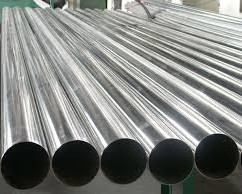
#> input picture media/images (1).jpeg, 242 x 194 px
$ python -i views.py   (imports and definitions only)
#> lines starting #> are read from the running program, lines starting #| are printed output that depends on the picture
from django.shortcuts import render
from .forms import ImageUploadForm
import cv2
import numpy as np
from django.core.files.storage import FileSystemStorage
import os

# Initialize the FileSystemStorage
# [1 line that did not run here, left out]

def adaptive_preprocessing(image):
    """
    Advanced preprocessing to enhance circle detection accuracy.
    Applies multiple techniques based on image characteristics.
    """
    # Convert to grayscale if needed
    if len(image.shape) == 3:
        gray = cv2.cvtColor(image, cv2.COLOR_BGR2GRAY)
    else:
        gray = image.copy()

    # Calculate image statistics
    mean_intensity = np.mean(gray)
    std_intensity = np.std(gray)

    # Apply CLAHE (Contrast Limited Adaptive Histogram Equalization) for better contrast
    clahe = cv2.createCLAHE(clipLimit=2.0, tileGridSize=(8, 8))
    enhanced = clahe.apply(gray)

    # Adaptive denoising based on image characteristics
    if std_intensity < 30:  # Low contrast image
        # Apply stronger denoising
        denoised = cv2.bilateralFilter(enhanced, 9, 80, 80)
    else:
        # Apply moderate denoising
        denoised = cv2.bilateralFilter(enhanced, 5, 50, 50)

    # Edge-preserving smoothing
    blurred = cv2.GaussianBlur(denoised, (5, 5), 1.5)

    # Morphological operations to clean up the image
    kernel = cv2.getStructuringElement(cv2.MORPH_ELLIPSE, (3, 3))
    cleaned = cv2.morphologyEx(blurred, cv2.MORPH_CLOSE, kernel)

    return cleaned, mean_intensity, std_intensity

def multi_scale_circle_detection(image, min_radius=10, max_radius=60):
    """
    Multi-scale circle detection with parameter optimization and filtering.
    Uses multiple detection passes and validation to improve accuracy.
    """
    height, width = image.shape
    all_circles = []

    # Preprocess the image
    processed_img, mean_intensity, std_intensity = adaptive_preprocessing(image)

    # Define multiple parameter sets for different scenarios
    param_sets = [
        # Standard parameters
        {
            'dp': 1.2,
            'param1': max(50, int(mean_intensity * 0.4)),
            'param2': max(25, int(mean_intensity * 0.2)),
            'minRadius': min_radius,
            'maxRadius': max_radius
        },
        # Sensitive parameters (more circles)
        {
            'dp': 1.5,
            'param1': max(30, int(mean_intensity * 0.3)),
            'param2': max(20, int(mean_intensity * 0.15)),
            'minRadius': min_radius,
            'maxRadius': max_radius
        },
        # Conservative parameters (fewer false positives)
        {
            'dp': 1.0,
            'param1': max(60, int(mean_intensity * 0.5)),
            'param2': max(35, int(mean_intensity * 0.25)),
            'minRadius': min_radius,
            'maxRadius': max_radius
        }
    ]

    # Run detection with different parameter sets
    for params in param_sets:
        circles = cv2.HoughCircles(
            processed_img,
            cv2.HOUGH_GRADIENT,
            dp=params['dp'],
            minDist=max(20, min_radius),
            param1=params['param1'],
            param2=params['param2'],
            minRadius=params['minRadius'],
            maxRadius=params['maxRadius']
        )

        if circles is not None:
            circles = np.round(circles[0, :]).astype("int")
            all_circles.extend(circles)

    if not all_circles:
        return np.array([]), 0

    # Convert to numpy array for processing
    all_circles = np.array(all_circles)

    # Remove duplicate circles using non-maximum suppression
    filtered_circles = []
    overlap_threshold = 0.3

    # Sort circles by parameter strength (we'll use radius as a proxy)
    sorted_indices = np.argsort(all_circles[:, 2])[::-1]  # Sort by radius, largest first

    for i in sorted_indices:
        current_circle = all_circles[i]
        x1, y1, r1 = current_circle

        # Check if this circle overlaps significantly with any already accepted circle
        is_duplicate = False
        for accepted_circle in filtered_circles:
            x2, y2, r2 = accepted_circle

            # Calculate distance between centers
            distance = np.sqrt((x1 - x2)**2 + (y1 - y2)**2)

            # Calculate overlap ratio
            min_radius = min(r1, r2)
            if distance < min_radius * (1 + overlap_threshold):
                is_duplicate = True
                break

        if not is_duplicate:
            # Additional validation: check if circle is well-formed
            if is_valid_circle(processed_img, x1, y1, r1):
                filtered_circles.append(current_circle)

    return np.array(filtered_circles), len(filtered_circles)

def is_valid_circle(image, x, y, radius):
    """
    Validate if a detected circle is likely to be a real circle.
    Uses edge density and symmetry checks.
    """
    height, width = image.shape

    # Check if circle is within image bounds
    if (x - radius < 0 or x + radius >= width or
        y - radius < 0 or y + radius >= height):
        return False

    # Extract region of interest
    roi = image[max(0, y-radius):min(height, y+radius+1),
                max(0, x-radius):min(width, x+radius+1)]

    if roi.size == 0:
        return False

    # Apply edge detection to the ROI
    edges = cv2.Canny(roi, 50, 150)

    # Create a circular mask
    mask = np.zeros_like(edges)
    center_roi = (min(radius, roi.shape[1]//2), min(radius, roi.shape[0]//2))
    cv2.circle(mask, center_roi, radius-2, 255, 2)

    # Calculate edge density along the circular boundary
    masked_edges = cv2.bitwise_and(edges, mask)
    edge_pixels = np.sum(masked_edges > 0)
    boundary_pixels = np.sum(mask > 0)

    if boundary_pixels == 0:
        return False

    edge_density = edge_pixels / boundary_pixels

    # A good circle should have reasonable edge density
    return edge_density > 0.1

def process_image(image_path):
    """
    Enhanced image processing with improved circle detection.
    """
#> called with image_path = '../media/images (1).jpeg'
    # Load the image using OpenCV
    image = cv2.imread(image_path)
#> image is the input picture: shape (194, 242, 3); mean B, G, R 129.5, 132.8, 130.7
    if image is None:
        raise ValueError("Could not load image")

    # Convert to grayscale
    gray = cv2.cvtColor(image, cv2.COLOR_BGR2GRAY)

    # Use the enhanced multi-scale circle detection
    circles, circle_count = multi_scale_circle_detection(gray)
#> in adaptive_preprocessing, `mean_intensity = np.mean(gray)`: mean_intensity = 131.8
#> in adaptive_preprocessing, `std_intensity = np.std(gray)`: std_intensity = 70.62
#> in adaptive_preprocessing, `denoised = cv2.bilateralFilter(enhanced, 5, 50, 50)`:
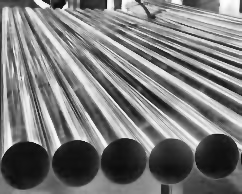
#> denoised: shape (194, 242); min 12, max 254, mean 122
#> in adaptive_preprocessing, `blurred = cv2.GaussianBlur(denoised, (5, 5), 1.5)`:
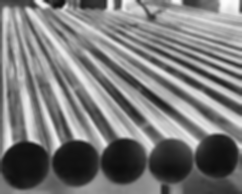
#> blurred: shape (194, 242); min 12, max 254, mean 122.1
#> in multi_scale_circle_detection, `processed_img, mean_intensity, std_intensity = adaptive_preprocessing(..`: mean_intensity = 131.8; std_intensity = 70.62
#> the loop in multi_scale_circle_detection, `for params in param_sets:` made 3 passes
#> after the loop in multi_scale_circle_detection, `for params in param_sets:`: all_circles = 158 items, first 6: [164, 73, 59], [64, 79, 59], [88, 75, 51], [178, 87, 57], [139, 71, 54], [151, 89, 49]
#> in multi_scale_circle_detection, `all_circles = np.array(all_circles)`: all_circles = 158 rows, first 8: [164, 73, 59], [64, 79, 59], [88, 75, 51], [178, 87, 57], [139, 71, 54], [151, 89, 49], [109, 70, 45], [97, 133, 59]
#> in multi_scale_circle_detection, `sorted_indices = np.argsort(all_circles[:, 2])[::-1]`: sorted_indices = 158 values, max 157 at index 154, min 0 at index 0, mean 78.5
#> the loop in multi_scale_circle_detection, `for i in sorted_indices:` made 158 passes
#> (i, x1, y1, r1) on passes 3 to 5: (67, 101, 86, 59), (66, 176, 86, 59), (77, 86, 157, 59)
#> pass 1, in is_valid_circle, `roi = image[max(0, y-radius):min(height, y+radius+1), max(0, x-radius)..`:
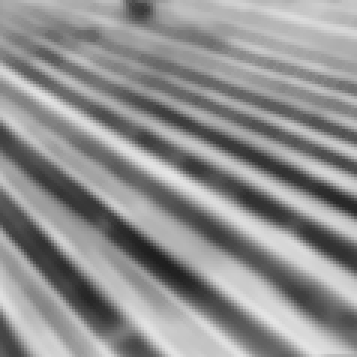
#> roi: shape (119, 119) (shown 3 times larger); min 31, max 228, mean 143
#> pass 1, in is_valid_circle, `edges = cv2.Canny(roi, 50, 150)`:
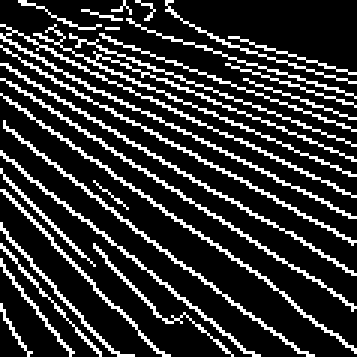
#> edges: shape (119, 119) (shown 3 times larger); 19.5% white in thin lines or dots
#> pass 1, in is_valid_circle, `masked_edges = cv2.bitwise_and(edges, mask)`:
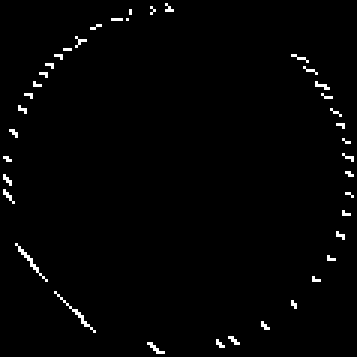
#> masked_edges: shape (119, 119) (shown 3 times larger); 1.4% white in thin lines or dots
#> pass 2, in is_valid_circle (call 2), `roi = image[max(0, y-radius):min(height, y+radius+1), max(0, x-radius)..`:
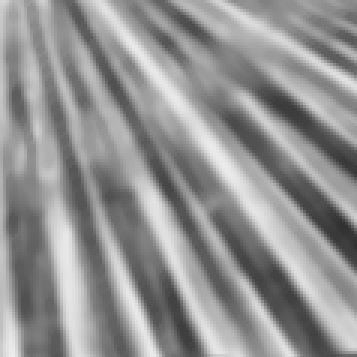
#> roi: shape (119, 119) (shown 3 times larger); min 49, max 237, mean 146.4
#> after the loop in multi_scale_circle_detection, `for i in sorted_indices:`: filtered_circles = 20 items, first 6: [164, 73, 59], [64, 79, 59], [191, 143, 49], [117, 139, 43], [112, 58, 33], [190, 38, 28]
#> circles = 20 rows, first 8: [164, 73, 59], [64, 79, 59], [191, 143, 49], [117, 139, 43], [112, 58, 33], [190, 38, 28], [137, 28, 28], [212, 87, 28]; circle_count = 20

    # Draw detected circles on the original image
    if len(circles) > 0:
        for (x, y, r) in circles:
            # Draw the circle outline
            cv2.circle(image, (x, y), r, (0, 0, 255), 2)
            # Draw the circle center
            cv2.circle(image, (x, y), 2, (0, 255, 0), 3)
            # Add radius text
            cv2.putText(image, f'r={r}', (x-10, y-r-10),
                       cv2.FONT_HERSHEY_SIMPLEX, 0.5, (255, 0, 0), 1)
#> this loop made 20 passes
#> (x, y, r) on passes 1 to 12: (164, 73, 59), (64, 79, 59), (191, 143, 49), (117, 139, 43), (112, 58, 33), (190, 38, 28), (137, 28, 28), (212, 87, 28), (121, 95, 26), (91, 112, 26), (83, 26, 24), (25, 164, 24)
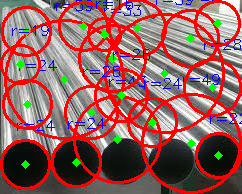
#> image: shape (194, 242, 3); mean B, G, R 98, 99.1, 148.4

    return image, circle_count

# [58 lines left out: function index, not called in this run]

>>> result = process_image('../media/images (1).jpeg')

$ run again, on media/images (15).jpeg
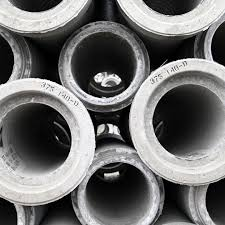
#> input picture media/images (15).jpeg, 225 x 225 px
#> in process_image, image is the input picture: shape (225, 225, 3); mean B, G, R 109, 109.5, 109.7
#> in adaptive_preprocessing, `mean_intensity = np.mean(gray)`: mean_intensity = 109.5
#> in adaptive_preprocessing, `std_intensity = np.std(gray)`: std_intensity = 87.15
#> in multi_scale_circle_detection, `processed_img, mean_intensity, std_intensity = adaptive_preprocessing(..`: mean_intensity = 109.5; std_intensity = 87.15
#> the loop in multi_scale_circle_detection, `for params in param_sets:` made 3 passes
#> after the loop in multi_scale_circle_detection, `for params in param_sets:`: all_circles = 129 items, first 6: [104, 67, 46], [31, 142, 52], [188, 121, 36], [122, 53, 54], [58, 135, 51], [81, 73, 55]
#> in multi_scale_circle_detection, `all_circles = np.array(all_circles)`: all_circles = 129 rows, first 8: [104, 67, 46], [31, 142, 52], [188, 121, 36], [122, 53, 54], [58, 135, 51], [81, 73, 55], [91, 51, 51], [105, 129, 47]
#> sorted_indices = 129 values, max 128 at index 58, min 0 at index 36, mean 64
#> the loop in multi_scale_circle_detection, `for i in sorted_indices:` made 129 passes
#> (i, x1, y1, r1) on passes 1, 3, 5, 6, 7, 8, 9, 10: (57, 113, 215, 59), (54, 14, 130, 59), (51, 100, 191, 59), (42, 86, 53, 59), (12, 203, 105, 58), (14, 189, 142, 58), (126, 132, 202, 57), (8, 165, 118, 57)
#> pass 2, in is_valid_circle (call 2), `edges = cv2.Canny(roi, 50, 150)`:
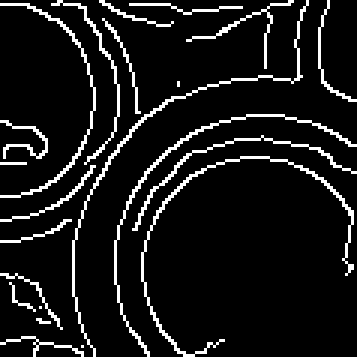
#> edges: shape (119, 119) (shown 3 times larger); 9.1% white in thin lines or dots
#> after the loop in multi_scale_circle_detection, `for i in sorted_indices:`: filtered_circles = [[164, 91, 59], [74, 71, 59], [105, 129, 47], [44, 124, 43], [46, 190, 34], [116, 184, 34], [175, 53, 29], [164, 151, 28], [103, 95, 22], [137, 94, 18], [205, 74, 18], [19, 31, 17], [137, 163, 16], [61, 97, 14], [14, 91, 13], [202, 212, 12]]
#> circles = 16 rows, first 8: [164, 91, 59], [74, 71, 59], [105, 129, 47], [44, 124, 43], [46, 190, 34], [116, 184, 34], [175, 53, 29], [164, 151, 28]; circle_count = 16
#> the loop in process_image, `for (x, y, r) in circles:` made 16 passes
#> after the loop in process_image, `for (x, y, r) in circles:`:
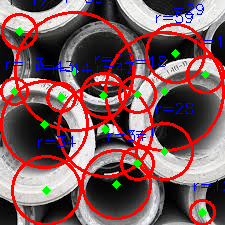
#> image: shape (225, 225, 3); mean B, G, R 91.1, 89.3, 126

$ run again, on media/images (16).jpeg
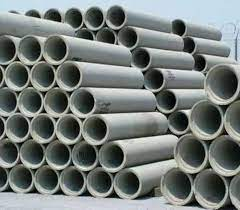
#> input picture media/images (16).jpeg, 240 x 210 px
#> in process_image, image is the input picture: shape (210, 240, 3); mean B, G, R 121.4, 123.9, 117.1
#> in adaptive_preprocessing, `mean_intensity = np.mean(gray)`: mean_intensity = 121.6
#> in adaptive_preprocessing, `std_intensity = np.std(gray)`: std_intensity = 66.35
#> in multi_scale_circle_detection, `processed_img, mean_intensity, std_intensity = adaptive_preprocessing(..`: mean_intensity = 121.6; std_intensity = 66.35
#> the loop in multi_scale_circle_detection, `for params in param_sets:` made 3 passes
#> after the loop in multi_scale_circle_detection, `for params in param_sets:`: all_circles = 161 items, first 6: [98, 86, 59], [123, 133, 58], [57, 113, 55], [130, 107, 59], [158, 159, 53], [118, 81, 59]
#> in multi_scale_circle_detection, `all_circles = np.array(all_circles)`: all_circles = 161 rows, first 8: [98, 86, 59], [123, 133, 58], [57, 113, 55], [130, 107, 59], [158, 159, 53], [118, 81, 59], [71, 67, 55], [183, 146, 57]
#> sorted_indices = 161 values, max 160 at index 151, min 0 at index 0, mean 80
#> the loop in multi_scale_circle_detection, `for i in sorted_indices:` made 161 passes
#> (i, x1, y1, r1) on passes 2 to 4: (10, 100, 107, 59), (68, 136, 140, 59), (71, 59, 59, 59)
#> pass 1, in is_valid_circle, `edges = cv2.Canny(roi, 50, 150)`:
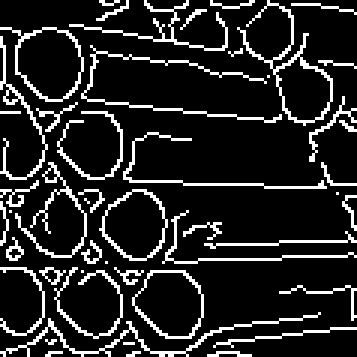
#> edges: shape (119, 119) (shown 3 times larger); 14.3% white in thin lines or dots
#> after the loop in multi_scale_circle_detection, `for i in sorted_indices:`: filtered_circles = 22 items, first 6: [98, 86, 59], [184, 92, 54], [187, 158, 49], [49, 148, 48], [61, 47, 38], [91, 163, 33]
#> circles = 22 rows, first 8: [98, 86, 59], [184, 92, 54], [187, 158, 49], [49, 148, 48], [61, 47, 38], [91, 163, 33], [130, 166, 30], [104, 44, 29]; circle_count = 22
#> the loop in process_image, `for (x, y, r) in circles:` made 22 passes
#> after the loop in process_image, `for (x, y, r) in circles:`:
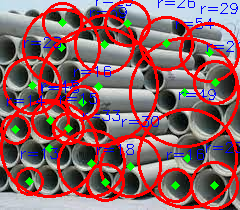
#> image: shape (210, 240, 3); mean B, G, R 99, 98.4, 141.5

$ run again, on media/images (17).jpeg
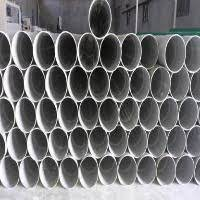
#> input picture media/images (17).jpeg, 200 x 200 px
#> in process_image, image is the input picture: shape (200, 200, 3); mean B, G, R 111.2, 109.8, 109.9
#> in adaptive_preprocessing, `mean_intensity = np.mean(gray)`: mean_intensity = 110
#> in adaptive_preprocessing, `std_intensity = np.std(gray)`: std_intensity = 64.51
#> in multi_scale_circle_detection, `processed_img, mean_intensity, std_intensity = adaptive_preprocessing(..`: mean_intensity = 110; std_intensity = 64.51
#> the loop in multi_scale_circle_detection, `for params in param_sets:` made 3 passes
#> after the loop in multi_scale_circle_detection, `for params in param_sets:`: all_circles = 144 items, first 6: [68, 76, 59], [128, 92, 59], [121, 124, 59], [98, 64, 59], [106, 92, 59], [99, 122, 58]
#> in multi_scale_circle_detection, `all_circles = np.array(all_circles)`: all_circles = 144 rows, first 8: [68, 76, 59], [128, 92, 59], [121, 124, 59], [98, 64, 59], [106, 92, 59], [99, 122, 58], [76, 99, 59], [131, 47, 51]
#> sorted_indices = 144 values, max 143 at index 120, min 0 at index 2, mean 71.5
#> the loop in multi_scale_circle_detection, `for i in sorted_indices:` made 144 passes
#> (i, x1, y1, r1) on passes 2 to 9: (96, 191, 185, 59), (0, 68, 76, 59), (57, 100, 64, 59), (56, 130, 76, 59), (51, 68, 76, 59), (52, 73, 103, 59), (53, 116, 122, 59), (6, 76, 99, 59)
#> after the loop in multi_scale_circle_detection, `for i in sorted_indices:`: filtered_circles = 20 items, first 6: [86, 127, 59], [124, 53, 49], [50, 58, 48], [152, 139, 43], [43, 158, 39], [167, 100, 31]
#> circles = 20 rows, first 8: [86, 127, 59], [124, 53, 49], [50, 58, 48], [152, 139, 43], [43, 158, 39], [167, 100, 31], [29, 119, 28], [161, 44, 28]; circle_count = 20
#> the loop in process_image, `for (x, y, r) in circles:` made 20 passes
#> after the loop in process_image, `for (x, y, r) in circles:`:
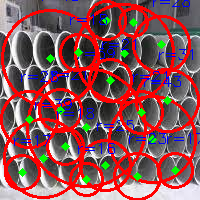
#> image: shape (200, 200, 3); mean B, G, R 87.7, 84.4, 137.6
